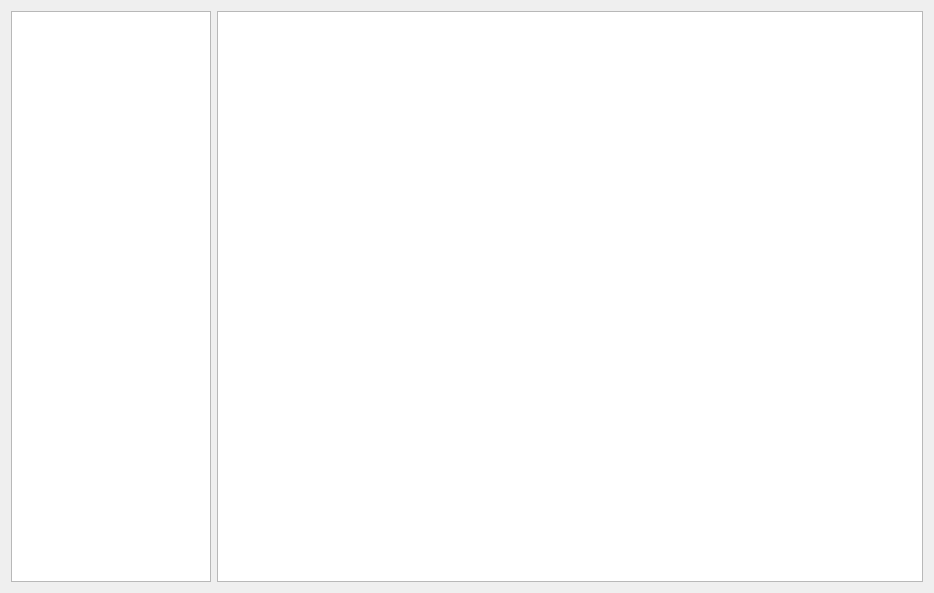
<?xml version="1.0" encoding="UTF-8"?>
<ui version="4.0">
 <class>DiagramClass</class>
 <widget class="QMainWindow" name="DiagramClass">
  <property name="geometry">
   <rect>
    <x>0</x>
    <y>0</y>
    <width>934</width>
    <height>593</height>
   </rect>
  </property>
  <property name="windowTitle">
   <string>Diagram</string>
  </property>
  <widget class="QWidget" name="centralWidget">
   <layout class="QHBoxLayout" name="horizontalLayout">
    <item>
     <widget class="QListWidget" name="listWidget">
      <property name="minimumSize">
       <size>
        <width>200</width>
        <height>0</height>
       </size>
      </property>
      <property name="maximumSize">
       <size>
        <width>200</width>
        <height>16777215</height>
       </size>
      </property>
     </widget>
    </item>
    <item>
     <widget class="QGraphicsView" name="graphicsView"/>
    </item>
   </layout>
  </widget>
 </widget>
 <layoutdefault spacing="6" margin="11"/>
 <resources>
  <include location="Diagram.qrc"/>
 </resources>
 <connections/>
</ui>
